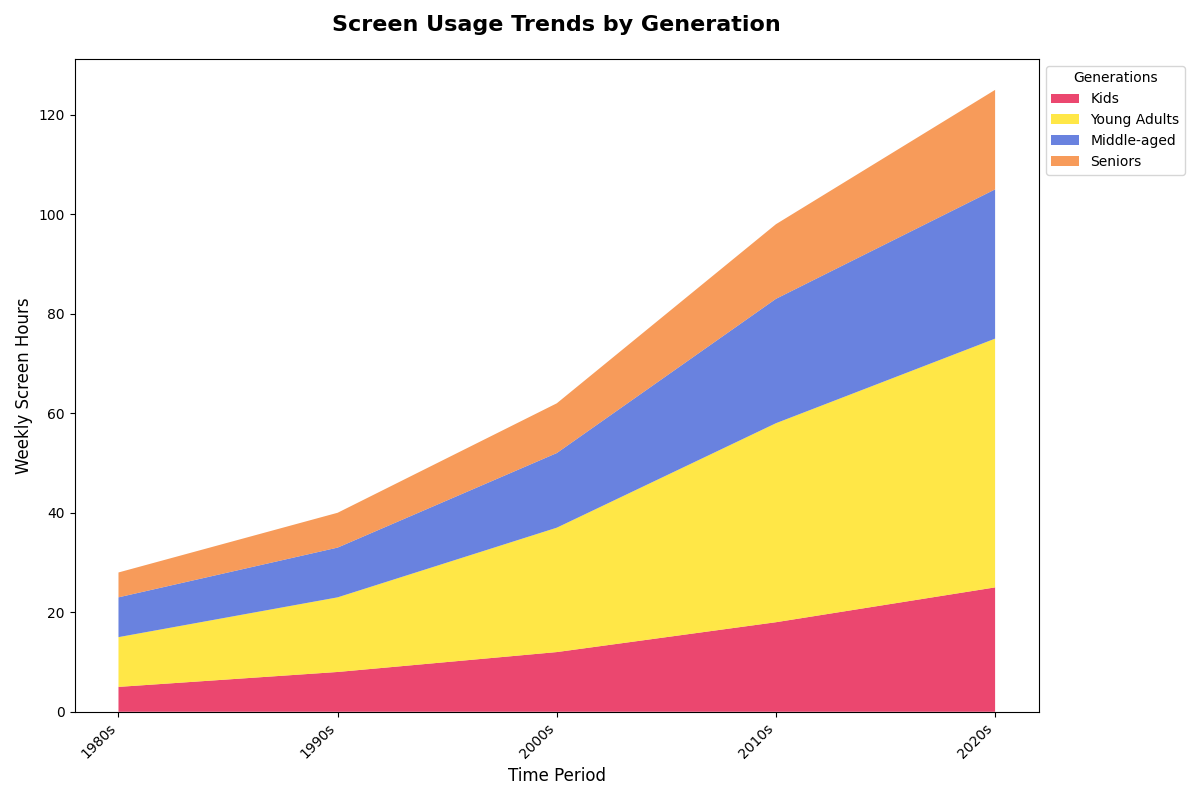

The script that drew this image:
import matplotlib.pyplot as plt
import numpy as np

decades = ['1980s', '1990s', '2000s', '2010s', '2020s']
age_groups = ['Kids', 'Young Adults', 'Middle-aged', 'Seniors']

screen_time_0_12 = [5, 8, 12, 18, 25]
screen_time_19_35 = [10, 15, 25, 40, 50]
screen_time_36_55 = [8, 10, 15, 25, 30]
screen_time_56_plus = [5, 7, 10, 15, 20]

data = np.array([screen_time_0_12, screen_time_19_35, screen_time_36_55, screen_time_56_plus])

colors = ['#e6194b', '#ffe119', '#4363d8', '#f58231']

plt.figure(figsize=(12, 8))
plt.stackplot(decades, data, labels=age_groups, colors=colors, alpha=0.8)

plt.xlabel('Time Period', fontsize=12)
plt.ylabel('Weekly Screen Hours', fontsize=12)
plt.title('Screen Usage Trends by Generation', fontsize=16, fontweight='bold', pad=20)

plt.legend(title='Generations', loc='upper left', bbox_to_anchor=(1, 1), fontsize=10)
plt.xticks(rotation=45, ha='right')

plt.tight_layout()
plt.show()
